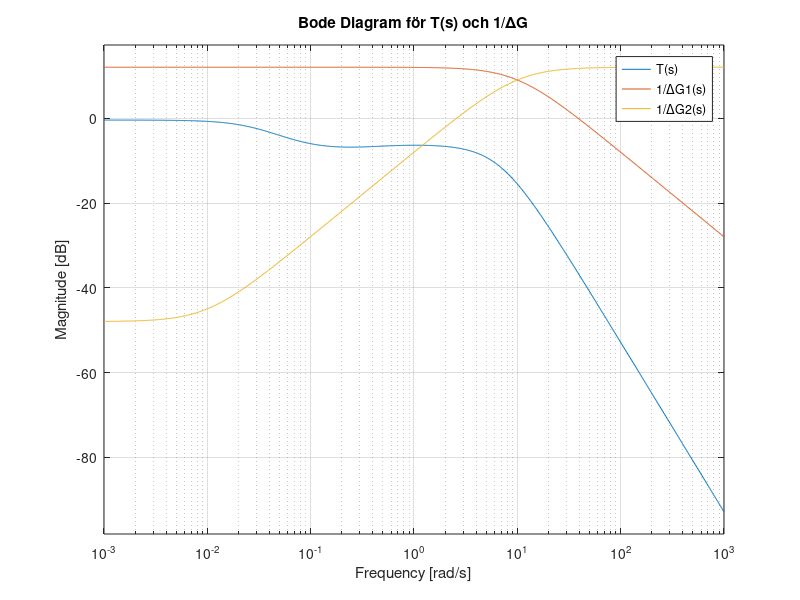

MATLAB code for this plot:
% Definiera kompenseringslänken F(s)
K = 15.4;
Td = 2.84;
B = 0.16;
Ti = 13.6;
gamma = 0.036;

lead = tf([Td 1], [B*Td 1]);
lag = tf([Ti 1], [Ti gamma]);
F = K * lead * lag;

% Definiera systemet G(s)
G = tf(1.9, [8 86 40]);

% Beräkna T(s)
T = feedback(F * G, 1);

% Definiera modellfelen Delta G1 och Delta G2
DeltaG1 = tf([1 10], 40);
DeltaG2 = tf([1 10], [4 0.04]);

% Invertera Delta G1 och Delta G2 för att få 1/Delta G
inv_DeltaG1 = 1 / DeltaG1;
inv_DeltaG2 = 1 / DeltaG2;

% Rita Bode-diagram för T(s), 1/DeltaG1 och 1/DeltaG2
figure;
bodemag(T, inv_DeltaG1, inv_DeltaG2);
legend('T(s)', '1/\DeltaG1(s)', '1/\DeltaG2(s)');
grid on;
title('Bode Diagram för T(s) och 1/\DeltaG');
